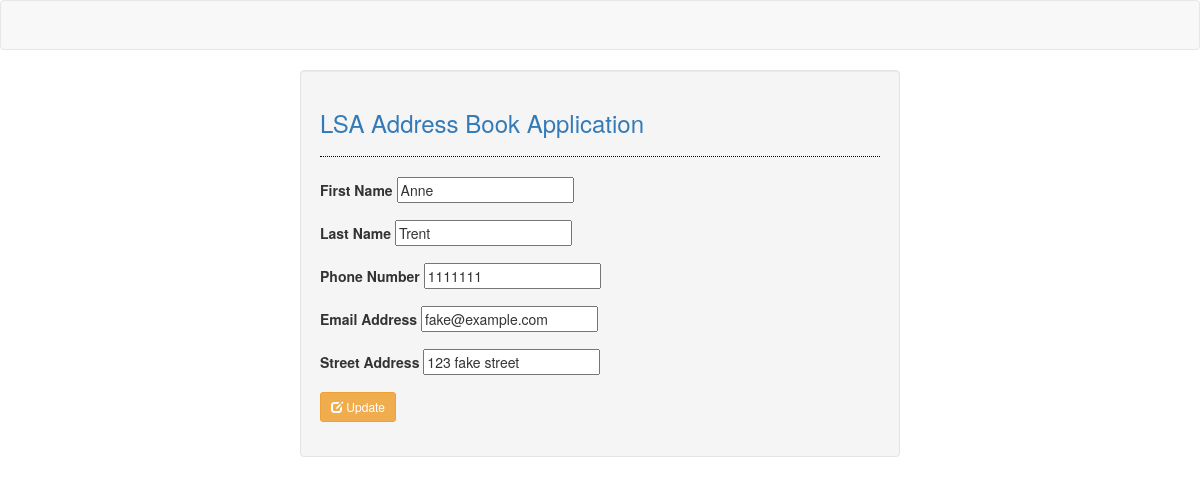
The app's page /contacts/edit/3 with its own data.
### contacts/models.py (models this page shows, shortened)
class Member(models.Model):
    first_name = models.CharField(max_length=40)
    last_name = models.CharField(max_length=40)
    phone_number = models.CharField(max_length=40)
    email_address = models.CharField(max_length=50)
    street_address = models.CharField(max_length=60)

### contacts/views.py (the view)
# urls.py: url(r'^edit/(?P<id>\d+)$', views.edit, name='edit'),
def edit(request, id):
    members = Member.objects.get(id=id)
    context = {'members': members}
    return render(request, 'contacts/edit.html', context)

### contacts/templates/contacts/edit.html (shortened to what this page needs)
{% extends 'contacts/base.html' %}
{% block body %}
    <form method="POST" action="update/{{ members.id }}">
        <div class="form-group">
            <label for="first_name">First Name</label>
            <input type="text" name="first_name" value="{{ members.first_name }}" required="required"/>
        </div>
        <div class="form-group">
            <label for="last_name">Last Name</label>
            <input type="text" name="last_name" value="{{ members.last_name }}" required="required"/>
        </div>
        <div class="form-group">
            <label for="phone_number">Phone Number</label>
            <input type="text" name="phone_number" value="{{ members.phone_number }}" required="required"/>
        </div>
        <div class="form-group">
            <label for="email_address">Email Address</label>
            <input type="text" name="email_address" value="{{ members.email_address }}" required="required"/>
        </div>
        <div class="form-group">
            <label for="street_address">Street Address</label>
            <input type="text" name="street_address" value="{{ members.street_address }}" required="required"/>
        </div>
        <div class="form-group">
            <button type="submit" class="btn btn-sm btn-warning"><span class="glyphicon glyphicon-edit"></span> Update</button>
        </div>
    </form>
{% endblock %}

### records on screen
Member: first_name "Anne", last_name "Trent", phone_number "1111111", email_address "fake@example.com", street_address "123 fake street"
